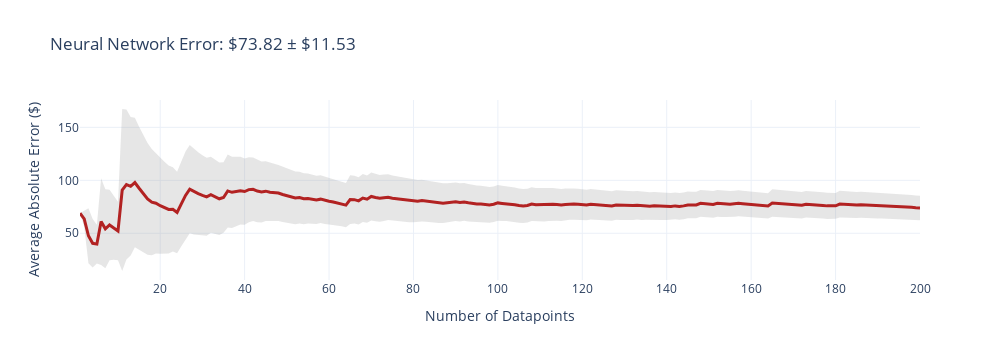
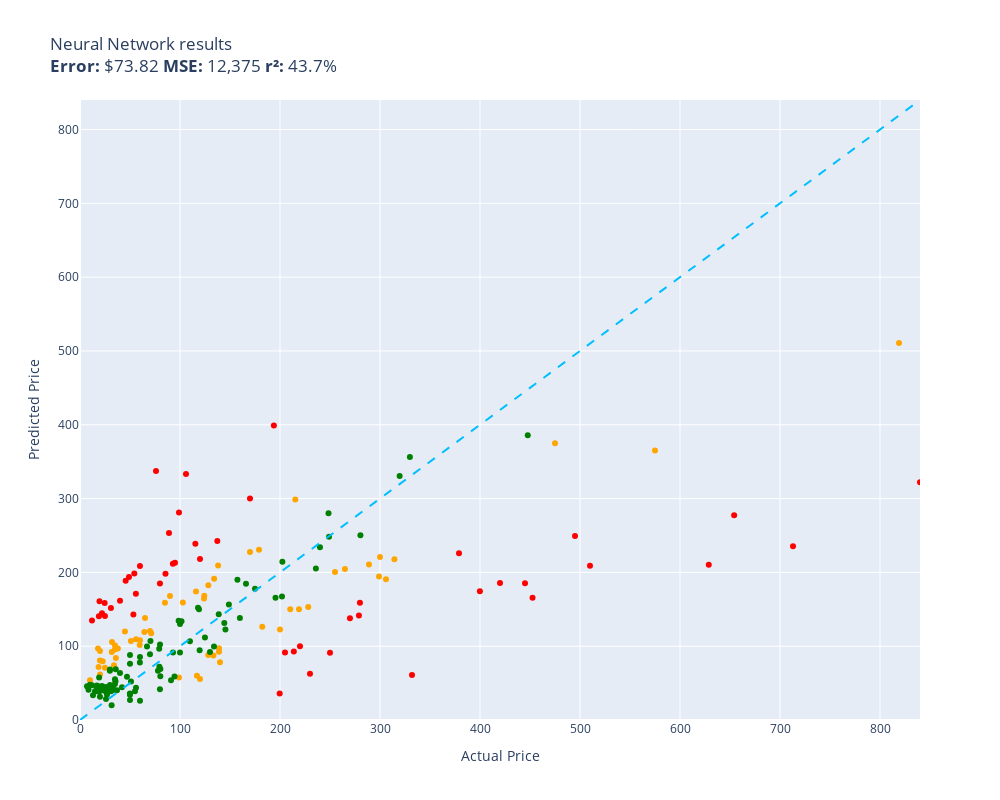

Notebook code for these charts, in order:
### Code cell
evaluate(neural_network, test)

### Figure 1 — Plotly figure (JSON) as saved in the notebook; plotly's stock layout.template omitted (floating-point values rounded to 4 significant figures; data arrays with more than 128 entries replaced by an {"elided": "..."} marker saying what was removed)
{"data": [{"fill": "toself", "fillcolor": "rgba(128,128,128,0.2)", "hoverinfo": "skip", "line": {"color": "rgba(255,255,255,0)"}, "name": "95% CI", "showlegend": false, "type": "scatter", "x": {"elided": "400 int values"}, "y": {"elided": "400 float values"}}, {"customdata": {"elided": "200x1 float values"}, "hovertemplate": "n=%{x}<br>Avg Error=$%{y:,.2f}<br>±95% CI=$%{customdata[0]:,.2f}<extra></extra>", "line": {"color": "firebrick", "width": 3}, "mode": "lines", "name": "Cumulative Avg Error", "type": "scatter", "x": {"elided": "200 int values"}, "y": {"elided": "200 float values"}}], "layout": {"height": 360, "showlegend": false, "title": {"text": "Neural Network Error: $73.82 ± $11.53"}, "width": 1000, "xaxis": {"title": {"text": "Number of Datapoints"}}, "yaxis": {"title": {"text": "Average Absolute Error ($)"}}}}

### Figure 2 — Plotly figure (JSON) as saved in the notebook; plotly's stock layout.template omitted (floating-point values rounded to 4 significant figures)
{"data": [{"customdata": [["Old Blood Noise Excess V2 Distortion Cho...\nGuess=$150.11 Actual=$219.00"], ["telpo Headlight Assembly Fit For 15 Camr...\nGuess=$174.10 Actual=$115.99"], ["ACDelco GM Original Equipment FW339 Fron...\nGuess=$298.60 Actual=$215.33"], ["46mm Digital Pro High-Resolution Close-U...\nGuess=$93.64 Actual=$19.99"], ["APS iBoard 6-inch Aluminum (Black Powder...\nGuess=$150.03 Actual=$210.23"], ["CORSAIR Dominator Platinum RGB 32GB (2x1...\nGuess=$164.58 Actual=$124.00"], ["HK SYSTEMS 13\" Heavy Duty Black \"Push\" O...\nGuess=$158.77 Actual=$84.95"], ["10GBase-LR SFP+ Transceiver, Handar 10GB...\nGuess=$61.69 Actual=$19.99"], ["Canon EOS Rebel T7 Digital SLR Camera wi...\nGuess=$510.67 Actual=$819.00"], ["Evergreen HSHB2005 Cylinder Head Gasket ...\nGuess=$101.63 Actual=$59.69"], ["Southwire 120V/15A Right Angle User Atta...\nGuess=$96.78 Actual=$37.87"], ["Tidal Front + Rear Fender Flares 4PC Poc...\nGuess=$200.51 Actual=$254.99"], ["DALDED LED Light Kit for Lego Sonic Gree...\nGuess=$70.77 Actual=$24.99"], ["152MM Hole Saws M42 Bi-Metal High Speed ...\nGuess=$96.71 Actual=$17.99"], ["Baseball Backpacks Large 18 Inch Bookbag...\nGuess=$92.07 Actual=$31.77"], ["KOHLER 18865-CP Filtered Water Faucet, P...\nGuess=$375.02 Actual=$475.00"], ["Diversitech WG840585 Motor, (Ddb) 1/3Hp,...\nGuess=$191.41 Actual=$134.12"], ["DIMARZIO 204284 DP 163FBK Blues Bucker G...\nGuess=$168.02 Actual=$89.99"], ["Beck/Arnley 0421945 Air Filter\nGuess=$83.87 Actual=$35.87"], ["Dell Optiplex 390 Desktop Computer i3 3....\nGuess=$168.47 Actual=$124.27"], ["Neporal Full Spectrum Light Bulb, 6000K ...\nGuess=$71.89 Actual=$18.59"], ["Pidoko Kids Train Table, Grey with 90 Pc...\nGuess=$55.45 Actual=$119.97"], ["Marvel Legends Series X-Men 6-Inch Archa...\nGuess=$57.72 Actual=$98.95"], ["LEGO Marvel Avengers War Machine Buster ...\nGuess=$108.19 Actual=$59.95"], ["ANZO USA 111207 GMC SIERRA 99-06 / YUKON...\nGuess=$126.23 Actual=$182.28"], ["Kingston Brass KS269SN Kingston Clawfoot...\nGuess=$190.55 Actual=$305.99"], ["Pioneer 2AM401-BN Two Handle Kitchen Fau...\nGuess=$152.95 Actual=$228.22"], ["LSSAGOON Backpack for Women Teen Kids Gi...\nGuess=$74.16 Actual=$33.99"], ["Walker Exhaust Ultra EPA 16478 Direct Fi...\nGuess=$365.29 Actual=$574.99"], ["4pc Wheel Spacers Adapters 4\" (2inch Per...\nGuess=$60.11 Actual=$116.95"], ["Urth 62mm UV, Circular Polarizing (CPL),...\nGuess=$97.13 Actual=$139.00"], ["Mikrotik RB3011UIAS-RM RouterBOARD 10xGi...\nGuess=$194.40 Actual=$299.00"], ["AC Compressor & A/C Kit For BMW 335i 335...\nGuess=$217.84 Actual=$314.41"], ["DuraGo 29515020 Front Hub Assembly\nGuess=$182.54 Actual=$128.34"], ["Chalkboard Name Badges with Magnetic Bac...\nGuess=$80.56 Actual=$19.95"], ["Linkloos Solar Street Lights Outdoor Wat...\nGuess=$109.54 Actual=$55.99"], ["GENUINE VOLVO THERMOSTAT (3.0, 3.2) S60 ...\nGuess=$159.30 Actual=$102.85"], ["Universal Power Group 12V 100Ah Sealed L...\nGuess=$122.59 Actual=$199.99"], ["18 Inch White Undermount Kitchen Sink - ...\nGuess=$230.79 Actual=$179.00"], ["New Replacement seat cover fits Yamaha M...\nGuess=$92.32 Actual=$138.95"], ["Amana Tool - SC587 Carbide Tipped 3-Wing...\nGuess=$117.55 Actual=$71.23"], ["UPR Mach 1 Chin Spoiler Fits 94-98 Musta...\nGuess=$138.20 Actual=$64.99"], ["Skullcandy Hesh Evo Bluetooth Headphones...\nGuess=$120.56 Actual=$69.99"], ["ROHL WSGUM3018WH Wire Sink Grids, White\nGuess=$88.10 Actual=$128.28"], ["ASUS VY279HE-W 27” 1080P Monitor - White...\nGuess=$209.35 Actual=$138.10"], ["LCD Screen for Dell Inspiron 17R 17.3\" H...\nGuess=$119.26 Actual=$64.37"], ["CTLAMP XL-2100 Professional Quality XL-2...\nGuess=$105.55 Actual=$32.00"], ["200 ' feet True 14 Gauge AWG CCA Speaker...\nGuess=$120.00 Actual=$44.95"], ["APS iBoard (304 Stainless Steel Polished...\nGuess=$204.72 Actual=$264.95"], ["StonKraft Brass Chess Board Game Set wit...\nGuess=$78.21 Actual=$140.00"], ["Audio Techinca ATW-T1002 System 10 Handh...\nGuess=$210.55 Actual=$289.00"], ["Replacement Remote Control fit for Sony ...\nGuess=$53.93 Actual=$9.99"], ["Star Wars Die-Cast Metal TITANIUM Series...\nGuess=$79.71 Actual=$22.70"], ["HP Laserjet 2100 Laser Printer W/Test Pr...\nGuess=$220.93 Actual=$299.98"], ["Targus CityGear Durable Backpack, Black,...\nGuess=$87.24 Actual=$133.43"], ["Jada Toys Ryan's World Combo Panda Airli...\nGuess=$95.55 Actual=$34.94"], ["Pyle 2x120 Watt Home Audio Speaker Power...\nGuess=$107.11 Actual=$50.92"], ["STICKGOO Peel and Stick Backsplash for K...\nGuess=$100.77 Actual=$34.99"], ["Xiaomi Redmi 10 2022 NFC 4G LTE (128GB +...\nGuess=$227.54 Actual=$169.99"]], "hovertemplate": "%{customdata[0]}<extra></extra>", "legendgroup": "orange", "marker": {"color": "orange", "size": 6, "symbol": "circle"}, "mode": "markers", "name": "orange", "orientation": "v", "showlegend": true, "type": "scatter", "x": [219.0, 116.0, 215.3, 19.99, 210.2, 124.0, 84.95, 19.99, 819.0, 59.69, 37.87, 255.0, 24.99, 17.99, 31.77, 475.0, 134.1, 89.99, 35.87, 124.3, 18.59, 120.0, 98.95, 59.95, 182.3, 306.0, 228.2, 33.99, 575.0, 117.0, 139.0, 299.0, 314.4, 128.3, 19.95, 55.99, 102.8, 200.0, 179.0, 138.9, 71.23, 64.99, 69.99, 128.3, 138.1, 64.37, 32.0, 44.95, 264.9, 140.0, 289.0, 9.99, 22.7, 300.0, 133.4, 34.94, 50.92, 34.99, 170.0], "xaxis": "x", "y": [150.1, 174.1, 298.6, 93.64, 150.0, 164.6, 158.8, 61.69, 510.7, 101.6, 96.78, 200.5, 70.77, 96.71, 92.07, 375.0, 191.4, 168.0, 83.87, 168.5, 71.89, 55.45, 57.72, 108.2, 126.2, 190.5, 153.0, 74.16, 365.3, 60.11, 97.13, 194.4, 217.8, 182.5, 80.56, 109.5, 159.3, 122.6, 230.8, 92.32, 117.6, 138.2, 120.6, 88.1, 209.4, 119.3, 105.6, 120.0, 204.7, 78.21, 210.6, 53.93, 79.71, 220.9, 87.24, 95.55, 107.1, 100.8, 227.5], "yaxis": "y"}, {"customdata": [["NewPower99 Battery Kit for Samsung Galax...\nGuess=$39.06 Actual=$54.95"], ["EXMAX NG-10X Fresnel Lens Focusing Adapt...\nGuess=$89.12 Actual=$69.98"], ["Stand for Raven Pro Document Scanner - P...\nGuess=$66.65 Actual=$29.85"], ["SuppliesOutlet Compatible Toner Cartridg...\nGuess=$131.28 Actual=$144.29"], ["8544771 Dryer Heating Element, 279816 Th...\nGuess=$68.73 Actual=$35.74"], ["Pump Head TBVECHI 175PSI 4KW 5.5HP 21CFM...\nGuess=$356.25 Actual=$329.90"], ["Panasonic KX-TG6511B DECT 6.0 PLUS Expan...\nGuess=$96.68 Actual=$79.20"], ["LOVE MEI Galaxy S10 Lite Case, Military ...\nGuess=$40.80 Actual=$32.98"], ["GJY Portable TV,10.6 inch Mini TV for AT...\nGuess=$72.07 Actual=$79.36"], ["LD Products Compatible Toner Cartridge R...\nGuess=$76.17 Actual=$49.98"], ["PEMP E65 E66 CDC Simulate Optical Fiber ...\nGuess=$150.06 Actual=$119.00"], ["Intermatic PX300 12V 300W Transformer wi...\nGuess=$99.54 Actual=$134.00"], ["SKB iSeries 3i-13096-6KP Case for BlackM...\nGuess=$177.78 Actual=$174.99"], ["June Garden 12\" Sweet Dolly Charlotte - ...\nGuess=$44.05 Actual=$19.99"], ["Aolemi Oil Rubbed Bronze Single Function...\nGuess=$134.48 Actual=$98.65"], ["Clementoni 39132.5 Jigsaw Puzzle 1,000 P...\nGuess=$41.60 Actual=$79.95"], ["GanFindX Portable Car Hand Controls for ...\nGuess=$138.29 Actual=$159.90"], ["KOMPUTERBAY 4GB 2X 2GB DDR2 1066MHz PC2-...\nGuess=$59.23 Actual=$80.34"], ["Mylites+ Standard Comic Book Mylar Sleev...\nGuess=$55.16 Actual=$34.99"], ["Wenger City Upgrade Laptop Backpack with...\nGuess=$122.66 Actual=$145.42"], ["AUTOFREE LED Tail Lights Assembly Compat...\nGuess=$167.24 Actual=$201.99"], ["Adams Check Payment and Deposit Register...\nGuess=$52.41 Actual=$35.49"], ["3D Tree Hole Branches 075 Stair Risers D...\nGuess=$92.07 Actual=$129.99"], ["Fjallraven, Kanken Laptop 15\" Backpack f...\nGuess=$94.35 Actual=$119.65"], ["Retevis RT68 Soft Earhook Walkie Talkie ...\nGuess=$45.59 Actual=$6.99"], ["Evan-Fischer Front Bumper Cover Compatib...\nGuess=$214.43 Actual=$202.38"], ["Laisomeke Waterproof Junction Box, Unive...\nGuess=$46.99 Actual=$11.99"], ["Sumerain S1339CM Double Handle Widesprea...\nGuess=$205.34 Actual=$235.86"], ["Webcem Solar Shed Light Outdoor Indoor, ...\nGuess=$66.74 Actual=$77.96"], ["Festool 492370 Platin 2 S1000 Grit 6-Inc...\nGuess=$53.80 Actual=$91.00"], ["Western Digital Enterprise RE4-GP 2TB SA...\nGuess=$106.85 Actual=$109.95"], ["VLAND LED Smoked Taillights Compatible F...\nGuess=$234.15 Actual=$239.99"], ["PM Auto Front Right Quick Complete Strut...\nGuess=$111.86 Actual=$124.94"], ["Tablet PC Cover Compatible with Lenovo T...\nGuess=$19.92 Actual=$31.61"], ["Miyaya@ Funny Animal Masks Collection fo...\nGuess=$46.72 Actual=$16.99"], ["Ultra Duster Canned Air Net 10 Oz 6-Pack\nGuess=$35.85 Actual=$49.90"], ["IQShield Screen Protector Compatible wit...\nGuess=$47.61 Actual=$9.95"], ["Liberty Imports 12 Pack: US Military Toy...\nGuess=$44.03 Actual=$16.98"], ["Ceramic Talavera Mexican Tile 4x4\", 9 Pi...\nGuess=$68.42 Actual=$29.95"], ["Intrepid International Dressage Letters-...\nGuess=$34.46 Actual=$26.99"], ["KUNN Small Electrician Tool Pouch Utilit...\nGuess=$45.96 Actual=$21.99"], ["iPhone 12/12 Pro Nicaragua Guardabarranc...\nGuess=$31.42 Actual=$19.97"], ["Replacement Remote Control for PANASONIC...\nGuess=$48.93 Actual=$34.95"], ["KS K-STORM Replacement Silicone Mushroom...\nGuess=$41.10 Actual=$8.50"], ["Grey Pneumatic 1311SD Impact Socket Set\nGuess=$189.88 Actual=$157.43"], ["4LT LUMINETTE Vanity Opal GLS BSN\nGuess=$130.13 Actual=$99.99"], ["GE RPWF SmartWater Comparable Refrigerat...\nGuess=$40.40 Actual=$36.99"], ["MGP Caliper Covers 39011SACURD Red Powde...\nGuess=$248.24 Actual=$249.00"], ["LSI Broadcom SAS 9300-8i 8-port 12Gb/s S...\nGuess=$152.06 Actual=$118.00"], ["NewFantasia Replacement Audio Cable with...\nGuess=$38.94 Actual=$31.00"], ["MONOCARBON Forged Carbon Fiber Case for ...\nGuess=$26.03 Actual=$59.99"], ["MXR Carbon Copy Deluxe Analog Delay Guit...\nGuess=$165.78 Actual=$195.50"], ["USB Charger, CIVIE High Speed 60W Multip...\nGuess=$38.94 Actual=$15.99"], ["Pyle Wireless Rear View Backup Camera - ...\nGuess=$107.17 Actual=$70.45"], ["Cardone 84-58642 New HEI Electronic Dist...\nGuess=$184.55 Actual=$165.99"], ["Hp Pavilion P7-1257c Motherboard Aahd3-h...\nGuess=$77.77 Actual=$59.86"], ["Kastar Battery Pack Replacement for Sony...\nGuess=$44.90 Actual=$19.99"], ["AZX Stylus Pencil for Apple iPad Pro 202...\nGuess=$47.27 Actual=$29.99"], ["Raspberry Pi 3 Model B+ Aluminum Case Me...\nGuess=$39.07 Actual=$14.99"], ["Diversitech UC2436-3 Ultralite Condenser...\nGuess=$69.25 Actual=$80.39"], ["200 Couples Conversation Cards - Enjoy B...\nGuess=$45.45 Actual=$32.97"], ["The Puppet Company - Carpet-Unicorn, Whi...\nGuess=$38.18 Actual=$19.00"], ["KYX Racing Hardened Steel Center Drive S...\nGuess=$58.71 Actual=$46.99"], ["Baumgartens Sicurix Blank PVC ID Cards (...\nGuess=$57.74 Actual=$19.11"], ["OEM Samsung Remote Control Shipped with ...\nGuess=$43.52 Actual=$56.00"], ["Venom Power Terra Hunter R/T+ R/T All-Te...\nGuess=$330.51 Actual=$319.65"], ["Custom Engagement Logo Desk Embosser Sea...\nGuess=$34.23 Actual=$49.95"], ["520 Pieces Christmas Envelope Seal Stick...\nGuess=$28.62 Actual=$25.99"], ["LD Compatible Ink Cartridge Replacement ...\nGuess=$44.45 Actual=$41.99"], ["BestPricedDecals Wine A BIT, You'll Feel...\nGuess=$33.42 Actual=$12.98"], ["VATOS 4 Packs Bubble Machine Gun for Kid...\nGuess=$40.30 Actual=$22.88"], ["Steering Wheel, Carbon Fiber Automotive ...\nGuess=$385.83 Actual=$447.74"], ["BXYJY for Samsung Galaxy Z Fold 3 Case w...\nGuess=$27.06 Actual=$49.99"], ["VONADO Space Wars Colonial Viper MK1 Bui...\nGuess=$63.63 Actual=$39.99"], ["Disney Princess Sparkling Princess Sleep...\nGuess=$40.34 Actual=$24.95"], ["sabermaster TCG Playmat yugioh playmat T...\nGuess=$41.87 Actual=$21.99"], ["DuraGo BR5330 Front Vented Disc Brake Ro...\nGuess=$133.89 Actual=$101.51"], ["Vinyl Soft Top Roll-up Adjustable Truck ...\nGuess=$156.56 Actual=$148.88"], ["Glovion Music Stand Light, Clip On Piano...\nGuess=$43.27 Actual=$27.99"], ["Samsung DA97-07603B Freezer Ice Maker As...\nGuess=$91.34 Actual=$93.02"], ["Intex River Run Connect Lounge (Four)\nGuess=$58.82 Actual=$94.49"], ["Think Gizmos Build Your Own Robot Toys f...\nGuess=$39.66 Actual=$24.95"], ["PowerSport Front Rear Brakes and Rotors ...\nGuess=$280.06 Actual=$248.51"], ["Viola Bow 4/4 Full Size Carbon Fiber (Bl...\nGuess=$88.12 Actual=$49.99"], ["KZ ZS10 Pro in Ear Monitor Headphone KZ ...\nGuess=$99.64 Actual=$66.99"], ["Fender Hendrix Voodoo Child Coiled Instr...\nGuess=$85.25 Actual=$59.99"], ["W11130208 W10695459 Refrigerator LED Mod...\nGuess=$37.61 Actual=$26.59"], ["Garmin 010-12402-10 GT15M-TM Transom-Mou...\nGuess=$143.13 Actual=$138.74"], ["Fitness Center Gym Room Weight Train Dua...\nGuess=$91.36 Actual=$99.99"], ["MonMount Triple Monitor Stand Freestandi...\nGuess=$102.35 Actual=$79.99"], ["For Volvo C70 S70 V70 V40 S40 AC Compres...\nGuess=$250.20 Actual=$280.41"], ["Refresh NSF-53 Premium Replacement Refri...\nGuess=$52.18 Actual=$50.99"], ["NICKSTON Red Sparkling Glitter Slim Band...\nGuess=$44.80 Actual=$25.99"]], "hovertemplate": "%{customdata[0]}<extra></extra>", "legendgroup": "green", "marker": {"color": "green", "size": 6, "symbol": "circle"}, "mode": "markers", "name": "green", "orientation": "v", "showlegend": true, "type": "scatter", "x": [54.95, 69.98, 29.85, 144.3, 35.74, 329.9, 79.2, 32.98, 79.36, 49.98, 119.0, 134.0, 175.0, 19.99, 98.65, 79.95, 159.9, 80.34, 34.99, 145.4, 202.0, 35.49, 130.0, 119.7, 6.99, 202.4, 11.99, 235.9, 77.96, 91.0, 110.0, 240.0, 124.9, 31.61, 16.99, 49.9, 9.95, 16.98, 29.95, 26.99, 21.99, 19.97, 34.95, 8.5, 157.4, 99.99, 36.99, 249.0, 118.0, 31.0, 59.99, 195.5, 15.99, 70.45, 166.0, 59.86, 19.99, 29.99, 14.99, 80.39, 32.97, 19.0, 46.99, 19.11, 56.0, 319.6, 49.95, 25.99, 41.99, 12.98, 22.88, 447.7, 49.99, 39.99, 24.95, 21.99, 101.5, 148.9, 27.99, 93.02, 94.49, 24.95, 248.5, 49.99, 66.99, 59.99, 26.59, 138.7, 99.99, 79.99, 280.4, 50.99, 25.99], "xaxis": "x", "y": [39.06, 89.12, 66.65, 131.3, 68.73, 356.2, 96.68, 40.8, 72.07, 76.17, 150.1, 99.54, 177.8, 44.05, 134.5, 41.6, 138.3, 59.23, 55.16, 122.7, 167.2, 52.41, 92.07, 94.35, 45.59, 214.4, 46.99, 205.3, 66.74, 53.8, 106.8, 234.1, 111.9, 19.92, 46.72, 35.85, 47.61, 44.03, 68.42, 34.46, 45.96, 31.42, 48.93, 41.1, 189.9, 130.1, 40.4, 248.2, 152.1, 38.94, 26.03, 165.8, 38.94, 107.2, 184.6, 77.77, 44.9, 47.27, 39.07, 69.25, 45.45, 38.18, 58.71, 57.74, 43.52, 330.5, 34.23, 28.62, 44.45, 33.42, 40.3, 385.8, 27.06, 63.63, 40.34, 41.87, 133.9, 156.6, 43.27, 91.34, 58.82, 39.66, 280.1, 88.12, 99.64, 85.25, 37.61, 143.1, 91.36, 102.4, 250.2, 52.18, 44.8], "yaxis": "y"}, {"customdata": [["RBC12-UPC Replacement Battery Cartridge ...\nGuess=$62.64 Actual=$229.99"], ["Bam France 2002XL Contoured Hightech Bla...\nGuess=$235.39 Actual=$713.00"], ["Metabo HPT 36V MultiVolt™ Cordless Rotar...\nGuess=$225.84 Actual=$379.00"], ["Innovative Percussion CB-6 Chamois Bass ...\nGuess=$198.51 Actual=$54.32"], ["Bam Trekking 3027SB Single Black Clarine...\nGuess=$60.94 Actual=$332.00"], ["DEWALT 20V MAX* XR Impact Driver with Bl...\nGuess=$165.72 Actual=$452.53"], ["Mini PC, Kinupute Desktop Computer E3-12...\nGuess=$249.24 Actual=$495.00"], ["Deco Mount Pro Tripod Microphone Stand w...\nGuess=$208.59 Actual=$59.95"], ["Scranton & Co 3 Drawer Mobile File Cabin...\nGuess=$238.69 Actual=$115.35"], ["Task T24287 Roman Ogee Router Bit with 1...\nGuess=$171.08 Actual=$55.88"], ["Travelpro Platinum Elite Slim Business L...\nGuess=$92.74 Actual=$213.83"], ["JRready ST6313 DT Deutsch Connector Kit,...\nGuess=$36.05 Actual=$199.68"], ["15\" Locking Shower Head Extension Arm in...\nGuess=$184.87 Actual=$79.95"], ["Dakota Alert MURS Alert Probe Sensor - M...\nGuess=$99.99 Actual=$219.99"], ["Projector, CRAZVIEW Projector with WiFi ...\nGuess=$143.00 Actual=$53.40"], ["MC: Pindicator (Dual Intensity Amber)\nGuess=$161.67 Actual=$40.00"], ["Poison Spyder 10-08-020 Rocker Knocker\nGuess=$210.21 Actual=$628.76"], ["Lighted Triangle Mirror Cabinet Bathroom...\nGuess=$185.37 Actual=$445.00"], ["BESTILL Wall Mounted Shower Faucet Set, ...\nGuess=$337.29 Actual=$76.00"], ["Trail Gear Twin Stick Kit for Top Shift ...\nGuess=$158.76 Actual=$279.92"], ["Engine Thermostat, Replace 19301-PAA-306...\nGuess=$140.50 Actual=$18.89"], ["Satco S9596, 4 Count (Pack of 1), 4.18\nGuess=$134.71 Actual=$12.00"], ["EMART Photography C Stand with Boom Arm,...\nGuess=$218.10 Actual=$119.99"], ["KOHLER K-1185540-CP Assembly-Slider\nGuess=$188.73 Actual=$45.67"], ["Trim Kit for 2-handle Shower & Tub Valve...\nGuess=$213.21 Actual=$94.99"], ["Aeromotive 13304 Regulator, X1 Adjustabl...\nGuess=$137.74 Actual=$269.95"], ["Royal Designs, Inc. Decorative Abundant ...\nGuess=$140.85 Actual=$24.95"], ["Canon Sure Shot 90u 35mm Date Camera\nGuess=$174.34 Actual=$399.89"], ["Wilkinson LOW GAUSS Vintage Tone Strat S...\nGuess=$151.70 Actual=$30.93"], ["Ibanez M510OVS Acoustic Mandolin in Vint...\nGuess=$299.94 Actual=$169.99"], ["Berta (6 Pieces) 1-1/4 inch Overlay, 90 ...\nGuess=$158.35 Actual=$24.66"], ["CradlePoint Compact Broadband Router (CB...\nGuess=$253.33 Actual=$89.00"], ["Auertech Portable Washing Machine, 14lbs...\nGuess=$281.26 Actual=$98.99"], ["Evan Fischer Radiator Cooling Fan Assemb...\nGuess=$242.45 Actual=$137.34"], ["ECCPP Power Steering Pump for 2009-2010 ...\nGuess=$198.19 Actual=$85.48"], ["SP Air Corporation SP-8102BU 1/4-Inch He...\nGuess=$91.50 Actual=$204.99"], ["Music Hall pa15.3 MM/MC Phono Preamplifi...\nGuess=$91.02 Actual=$250.00"], ["Lorell Bell Chair Glide, 2.5\", Black\nGuess=$160.78 Actual=$19.50"], ["4 Inches Rolled Muffler Tip Catback Exha...\nGuess=$399.02 Actual=$193.88"], ["Competition Clutch Disc and Pressure Pla...\nGuess=$209.00 Actual=$510.00"], ["KUNFINE Android Radio CarPlay & Android ...\nGuess=$333.16 Actual=$106.00"], ["VIPMOTOZ Sequential Turn Signal Premium ...\nGuess=$141.56 Actual=$278.94"], ["A-Premium Front Suspension Steering Knuc...\nGuess=$193.68 Actual=$48.99"], ["Dell XPS 13 9343-2727SLV 13.3\" Full HD S...\nGuess=$322.27 Actual=$839.99"], ["Pacific Drums PDCM1618TTRB 16 x 18 Inche...\nGuess=$185.52 Actual=$419.99"], ["Blanco 230966 Valea Stainless Steel Sink...\nGuess=$211.79 Actual=$92.88"], ["Empava 24\" Single Wall Ovens 10 Cooking ...\nGuess=$277.33 Actual=$654.14"], ["VTech Strum and Jam Kidi Musical Guitar ...\nGuess=$144.60 Actual=$21.99"]], "hovertemplate": "%{customdata[0]}<extra></extra>", "legendgroup": "red", "marker": {"color": "red", "size": 6, "symbol": "circle"}, "mode": "markers", "name": "red", "orientation": "v", "showlegend": true, "type": "scatter", "x": [230.0, 713.0, 379.0, 54.32, 332.0, 452.5, 495.0, 59.95, 115.3, 55.88, 213.8, 199.7, 79.95, 220.0, 53.4, 40.0, 628.8, 445.0, 76.0, 279.9, 18.89, 12.0, 120.0, 45.67, 94.99, 269.9, 24.95, 399.9, 30.93, 170.0, 24.66, 89.0, 98.99, 137.3, 85.48, 205.0, 250.0, 19.5, 193.9, 510.0, 106.0, 278.9, 48.99, 840.0, 420.0, 92.88, 654.1, 21.99], "xaxis": "x", "y": [62.64, 235.4, 225.8, 198.5, 60.94, 165.7, 249.2, 208.6, 238.7, 171.1, 92.74, 36.05, 184.9, 99.99, 143.0, 161.7, 210.2, 185.4, 337.3, 158.8, 140.5, 134.7, 218.1, 188.7, 213.2, 137.7, 140.9, 174.3, 151.7, 299.9, 158.3, 253.3, 281.3, 242.4, 198.2, 91.5, 91.02, 160.8, 399.0, 209.0, 333.2, 141.6, 193.7, 322.3, 185.5, 211.8, 277.3, 144.6], "yaxis": "y"}, {"hoverinfo": "skip", "line": {"color": "deepskyblue", "dash": "dash", "width": 2}, "mode": "lines", "name": "y = x", "showlegend": false, "type": "scatter", "x": [0, 840.0], "y": [0, 840.0]}], "layout": {"height": 800, "legend": {"title": {"text": "color"}, "tracegroupgap": 0}, "showlegend": false, "title": {"text": "Neural Network results<br><b>Error:</b> $73.82 <b>MSE:</b> 12,375 <b>r²:</b> 43.7%"}, "width": 1000, "xaxis": {"anchor": "y", "domain": [0, 1], "range": [0, 840.0], "title": {"text": "Actual Price"}}, "yaxis": {"anchor": "x", "domain": [0, 1], "range": [0, 840.0], "title": {"text": "Predicted Price"}}}}
